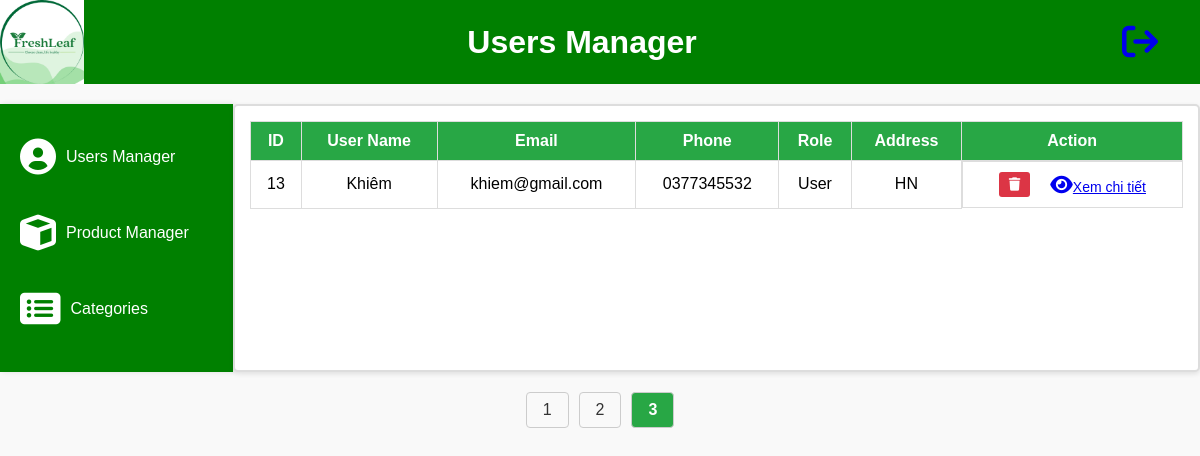
The page /Admin/UserManager?page=3 (signed in) on the database as committed earlier.
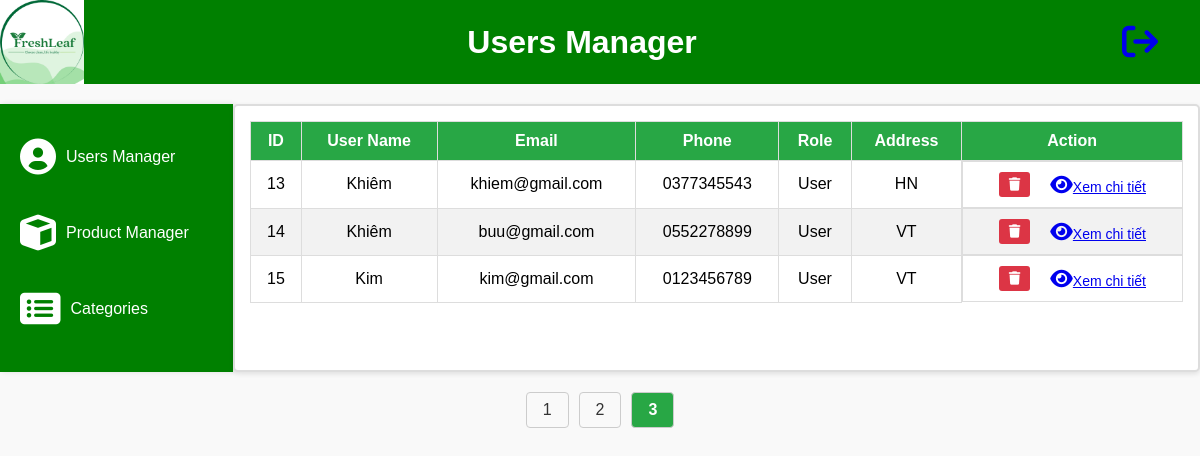
The same page on the database as committed later.
### tables this page shows
CREATE TABLE `users` (
  `user_id` int(11) NOT NULL,
  `user_name` varchar(100) NOT NULL,
  `password` char(100) NOT NULL,
  `email` varchar(100) NOT NULL,
  `phone` char(10) NOT NULL,
  `role` enum('User','Admin') DEFAULT 'User',
  `avatar` varchar(200) DEFAULT NULL,
  `address` text DEFAULT NULL
);

### mvc/core/Controller.php (called while the page is built, shortened)
<?php
class Controller {
    public function view($view, $data = []) {
        require_once "./mvc/views/" . $view . ".php";
    }
}
?>

### mvc/core/App.php (called while the page is built, shortened)
<?php
class App {
    protected $method = 'index';
    public function __construct() {
        $url = $this->parseUrl();
        if (isset($url[0]) && file_exists('./mvc/controller/' . $url[0] . 'Controller.php')) {
            unset($url[0]);
        }
        $controller = new $this->controller;
        if (isset($url[1]) && method_exists($controller, $url[1])) {
            $this->method = $url[1];
            unset($url[1]);
        }
        $this->params = $url ? array_values($url) : [];
        call_user_func_array([$controller, $this->method], $this->params);
    }
    public function parseUrl() {
        if (isset($_GET['url']) && is_string($_GET['url'])) {
            return explode('/', filter_var(rtrim($_GET['url'], '/'), FILTER_SANITIZE_URL));
        }
        return [];
    }
}
?>

### index.php (called while the page is built)
<?php
require_once './mvc/core/App.php';
require_once './mvc/core/Db.php';
require_once './mvc/core/Controller.php';
$app = new App;
?>

### mvc/core/Db.php (called while the page is built, shortened)
<?php
class Db {
    private $host = "localhost";
    private $username = "root";
    private $password = "";
    private $dbname = "freshLeaf_website";
    public function __construct() {
        $this->conn = new mysqli($this->host, $this->username, $this->password, $this->dbname);
    }
}
?>

### mvc/model/UserModel.php (called while the page is built, shortened)
<?php
require_once('C:\xampp\htdocs\freshleaf_website\mvc\core\Db.php');
    class UserModel extends Db{
        public function getAllUserPagination($limit, $offset) {
            $sql = "SELECT * FROM Users LIMIT ? OFFSET ?";
            $stmt = $this->conn->prepare($sql);
            $stmt->bind_param("ii", $limit, $offset);
            $stmt->execute();
            $result = $stmt->get_result();
            return $result ? $result->fetch_all(MYSQLI_ASSOC) : [];
        }
    }
?>

### mvc/views/Admin/UsersManager.php (the view, shortened to what the changed rows need)
<?php
    require_once('C:\xampp\htdocs\freshleaf_website\mvc\controller\AdminController.php');
    $Users = $data['user'];
    $totalPages = $data['totalPages'];
    $currentPage= $data['currentPage'];
?>
<!DOCTYPE html>
<html lang="en">
<head>
    <link rel="stylesheet" href="https://cdnjs.cloudflare.com/ajax/libs/font-awesome/4.7.0/css/font-awesome.min.css">
    <link href="https://cdnjs.cloudflare.com/ajax/libs/font-awesome/6.0.0-beta3/css/all.min.css" rel="stylesheet">
    <link rel="stylesheet" href="/freshleaf_website/public/css/users.css?v=<?php echo time();?>">
</head>
<body>
    <div class="title">
        <h1>Users Manager</h1>
    </div>
    <div class="content">
        <div class="tableContent">
            <table>
                <thead>
                    <tr>
                        <th>ID</th>
                        <th>User Name</th>
                        <th>Email</th>
                        <th>Phone</th>
                        <th>Role</th>
                        <th>Address</th>
                        <th>Action</th>
                    </tr>
                </thead>
                <tbody>
                    <?php foreach ($Users as $user): ?>
                        <tr class="tableBody">
                            <td><?php echo $user['user_id']; ?></td>
                            <td><?php echo $user['user_name']; ?></td>
                            <td><?php echo $user['email']; ?></td>
                            <td>0<?php echo $user['phone']; ?></td>
                            <td><?php echo $user['role']; ?></td>
                            <td><?php echo $user['address'] ?></td>
                            <td class="action">
                                <form method="POST" action="/freshleaf_website/Admin/deleteUser" onsubmit="return confirm('Are you sure you want to delete this user?');">
                                    <button type="submit" class="delete-btn">
                                        <i class="fa fa-trash"></i>
                                    </button>
                                </form>
                                    <div class="contentDetail"><a href="/freshleaf_website/Admin/userDetail/<?php echo $user['user_id'] ?>"><i class="fa fa-eye" style="font-size:20px"></i>Xem chi tiết</a></div>
                            </td>
                        </tr>
                    <?php endforeach; ?>
                </tbody>
            </table>
        </div>
    </div>
    <div class="pagination">
            <?php for ($i = 1; $i <= $totalPages; $i++): ?>
                <a href="/freshleaf_website/Admin/UserManager?page=<?php echo $i; ?>"
                    class="<?php echo $i === $currentPage ? 'active' : ''; ?>">
                    <?php echo $i; ?>
                </a>
            <?php endfor; ?>
        </div>
</body>
</html>

Rows that differ between the two databases and show on the page:
changed users "khiem@gmail.com": phone "377345532" → "377345543"
added users: user_id "14", user_name "Khiêm", email "buu@gmail.com", phone "552278899", role "User", address "VT"
added users: user_id "15", user_name "Kim", email "kim@gmail.com", phone "123456789", role "User", address "VT"
